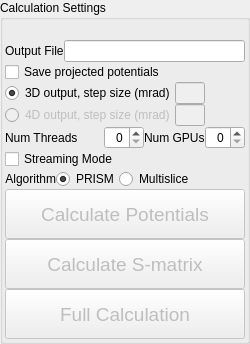
       <widget class="QGroupBox" name="box_calculationSettings">
        <property name="sizePolicy">
         <sizepolicy hsizetype="Maximum" vsizetype="Maximum">
          <horstretch>0</horstretch>
          <verstretch>0</verstretch>
         </sizepolicy>
        </property>
        <property name="title">
         <string>Calculation Settings</string>
        </property>
        <layout class="QHBoxLayout" name="horizontalLayout_20">
         <property name="spacing">
          <number>0</number>
         </property>
         <property name="leftMargin">
          <number>2</number>
         </property>
         <property name="topMargin">
          <number>10</number>
         </property>
         <property name="rightMargin">
          <number>2</number>
         </property>
         <property name="bottomMargin">
          <number>2</number>
         </property>
         <item>
          <layout class="QVBoxLayout" name="verticalLayout_14">
           <property name="topMargin">
            <number>10</number>
           </property>
           <item>
            <layout class="QHBoxLayout" name="horizontalLayout_14">
             <item>
              <widget class="QLabel" name="lbl_outputfile">
               <property name="text">
                <string>Output File</string>
               </property>
              </widget>
             </item>
             <item>
              <widget class="QLineEdit" name="lineedit_outputfile"/>
             </item>
            </layout>
           </item>
           <item>
            <layout class="QHBoxLayout" name="horizontalLayout_19">
             <item>
              <widget class="QCheckBox" name="checkBox_saveProjectedPotential">
               <property name="text">
                <string>Save projected potentials</string>
               </property>
              </widget>
             </item>
             <item>
              <widget class="QLabel" name="label_12">
               <property name="text">
                <string/>
               </property>
              </widget>
             </item>
            </layout>
           </item>
           <item>
            <layout class="QHBoxLayout" name="horizontalLayout_18">
             <item>
              <widget class="QRadioButton" name="radioButton_3Doutput">
               <property name="text">
                <string>3D output, step size (mrad)</string>
               </property>
               <property name="checked">
                <bool>true</bool>
               </property>
               <property name="autoExclusive">
                <bool>false</bool>
               </property>
              </widget>
             </item>
             <item>
              <widget class="QLineEdit" name="lineEdit_3Doutputang">
               <property name="enabled">
                <bool>false</bool>
               </property>
               <property name="maximumSize">
                <size>
                 <width>30</width>
                 <height>16777215</height>
                </size>
               </property>
              </widget>
             </item>
             <item>
              <spacer name="horizontalSpacer">
               <property name="orientation">
                <enum>Qt::Horizontal</enum>
               </property>
               <property name="sizeHint" stdset="0">
                <size>
                 <width>40</width>
                 <height>20</height>
                </size>
               </property>
              </spacer>
             </item>
            </layout>
           </item>
           <item>
            <layout class="QHBoxLayout" name="horizontalLayout_17">
             <item>
              <widget class="QRadioButton" name="radioButton_4Doutput">
               <property name="enabled">
                <bool>false</bool>
               </property>
               <property name="text">
                <string>4D output, step size (mrad)</string>
               </property>
              </widget>
             </item>
             <item>
              <widget class="QLineEdit" name="lineEdit_4Doutputang">
               <property name="enabled">
                <bool>false</bool>
               </property>
               <property name="maximumSize">
                <size>
                 <width>30</width>
                 <height>16777215</height>
                </size>
               </property>
              </widget>
             </item>
             <item>
              <spacer name="horizontalSpacer_2">
               <property name="orientation">
                <enum>Qt::Horizontal</enum>
               </property>
               <property name="sizeHint" stdset="0">
                <size>
                 <width>40</width>
                 <height>20</height>
                </size>
               </property>
              </spacer>
             </item>
            </layout>
           </item>
           <item>
            <layout class="QHBoxLayout" name="horizontalLayout_16">
             <item>
              <widget class="QLabel" name="lbl_numthreads">
               <property name="text">
                <string>Num Threads</string>
               </property>
              </widget>
             </item>
             <item>
              <widget class="QSpinBox" name="spinBox_numThreads">
               <property name="maximumSize">
                <size>
                 <width>40</width>
                 <height>16777215</height>
                </size>
               </property>
               <property name="alignment">
                <set>Qt::AlignRight|Qt::AlignTrailing|Qt::AlignVCenter</set>
               </property>
              </widget>
             </item>
             <item>
              <layout class="QHBoxLayout" name="horizontalLayout_15">
               <item>
                <widget class="QLabel" name="lbl_numgpus">
                 <property name="text">
                  <string>Num GPUs</string>
                 </property>
                </widget>
               </item>
               <item>
                <widget class="QSpinBox" name="spinBox_numGPUs">
                 <property name="maximumSize">
                  <size>
                   <width>40</width>
                   <height>16777215</height>
                  </size>
                 </property>
                 <property name="alignment">
                  <set>Qt::AlignRight|Qt::AlignTrailing|Qt::AlignVCenter</set>
                 </property>
                </widget>
               </item>
              </layout>
             </item>
            </layout>
           </item>
           <item>
            <widget class="QCheckBox" name="checkBox_streamdata">
             <property name="enabled">
              <bool>true</bool>
             </property>
             <property name="autoFillBackground">
              <bool>false</bool>
             </property>
             <property name="text">
              <string>Streaming Mode</string>
             </property>
             <property name="tristate">
              <bool>false</bool>
             </property>
            </widget>
           </item>
           <item>
            <layout class="QHBoxLayout" name="horizontalLayout_22">
             <item>
              <layout class="QHBoxLayout" name="horizontalLayout_21">
               <item>
                <widget class="QLabel" name="lbl_algo">
                 <property name="text">
                  <string>Algorithm</string>
                 </property>
                 <property name="alignment">
                  <set>Qt::AlignRight|Qt::AlignTrailing|Qt::AlignVCenter</set>
                 </property>
                </widget>
               </item>
               <item>
                <widget class="QRadioButton" name="radBtn_PRISM">
                 <property name="text">
                  <string>PRISM</string>
                 </property>
                 <property name="checked">
                  <bool>true</bool>
                 </property>
                 <property name="autoExclusive">
                  <bool>true</bool>
                 </property>
                </widget>
               </item>
               <item>
                <widget class="QRadioButton" name="radBtn_Multislice">
                 <property name="text">
                  <string>Multislice</string>
                 </property>
                 <property name="autoExclusive">
                  <bool>true</bool>
                 </property>
                </widget>
               </item>
               <item>
                <spacer name="horizontalSpacer_4">
                 <property name="orientation">
                  <enum>Qt::Horizontal</enum>
                 </property>
                 <property name="sizeHint" stdset="0">
                  <size>
                   <width>40</width>
                   <height>20</height>
                  </size>
                 </property>
                </spacer>
               </item>
              </layout>
             </item>
            </layout>
           </item>
           <item>
            <layout class="QVBoxLayout" name="verticalLayout_15">
             <item>
              <widget class="QPushButton" name="btn_calcPotential">
               <property name="enabled">
                <bool>false</bool>
               </property>
               <property name="minimumSize">
                <size>
                 <width>0</width>
                 <height>50</height>
                </size>
               </property>
               <property name="font">
                <font>
                 <pointsize>14</pointsize>
                </font>
               </property>
               <property name="text">
                <string>Calculate Potentials</string>
               </property>
              </widget>
             </item>
             <item>
              <widget class="QPushButton" name="btn_calcSmatrix">
               <property name="enabled">
                <bool>false</bool>
               </property>
               <property name="minimumSize">
                <size>
                 <width>0</width>
                 <height>50</height>
                </size>
               </property>
               <property name="font">
                <font>
                 <pointsize>14</pointsize>
                </font>
               </property>
               <property name="text">
                <string>Calculate S-matrix</string>
               </property>
              </widget>
             </item>
             <item>
              <widget class="QPushButton" name="btn_go">
               <property name="enabled">
                <bool>false</bool>
               </property>
               <property name="minimumSize">
                <size>
                 <width>0</width>
                 <height>50</height>
                </size>
               </property>
               <property name="font">
                <font>
                 <pointsize>14</pointsize>
                </font>
               </property>
               <property name="text">
                <string>Full Calculation</string>
               </property>
              </widget>
             </item>
            </layout>
           </item>
          </layout>
         </item>
        </layout>
       </widget>
